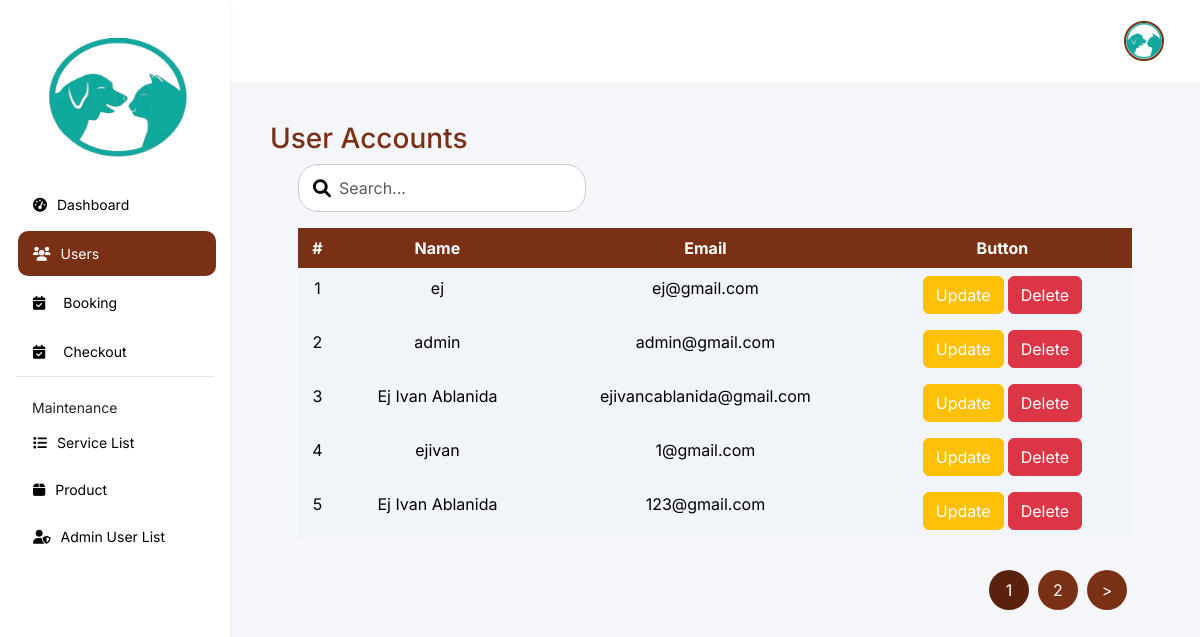
/features/admin/web/api/users.php (signed in), run on the app's committed database.
### tables this page shows
CREATE TABLE `users` (
  `id` int(11) NOT NULL,
  `name` varchar(100) NOT NULL,
  `email` varchar(100) NOT NULL,
  `password` varchar(255) NOT NULL,
  `created_at` timestamp NOT NULL DEFAULT current_timestamp(),
  `role` enum('user','admin','staff') NOT NULL DEFAULT 'user',
  `profile_picture` varchar(255) NOT NULL DEFAULT 'customer.jfif',
  `latitude` decimal(9,6) DEFAULT NULL,
  `longitude` decimal(9,6) DEFAULT NULL,
  `contact_number` varchar(15) DEFAULT NULL,
  `home_street` varchar(255) DEFAULT NULL,
  `address_search` varchar(255) DEFAULT NULL
);

### features/admin/function/php/users.php (the view, shortened to what this page needs)
<?php
include '../../../../db.php';
$recordsPerPage = 5;
$page = isset($_GET['page']) ? (int)$_GET['page'] : 1;
$page = max($page, 1);
$offset = ($page - 1) * $recordsPerPage;
$sql = "SELECT id, name, email FROM users LIMIT $recordsPerPage OFFSET $offset";
$result = $conn->query($sql);
if (!$result) {
    echo "Error: " . $conn->error;
} else {
    if ($result->num_rows > 0) {
        $count = $offset + 1;
        while ($row = $result->fetch_assoc()) {
            $id = $row['id'];
            echo "<tr>";
            echo "<td>$count</td>";
            echo "<td>" . htmlspecialchars($row['name']) . "</td>";
            echo "<td>" . htmlspecialchars($row['email']) . "</td>";
            echo "<td class='d-flex gap-1 justify-content-center'>";
            echo "<button class='btn btn-warning text-white' data-bs-toggle='modal' data-bs-target='#updateModal' data-id='$id' data-name='" . htmlspecialchars($row['name']) . "' data-email='" . htmlspecialchars($row['email']) . "'>Update</button>";
            echo "<form action='../../function/php/delete_user.php' method='POST'>";
            echo "<input type='submit' value='Delete' class='btn btn-danger' />";
            echo "</form>";
            echo "</td>";
            echo "</tr>";
            $count++;
        }
    } else {
        echo "<tr><td colspan='4'>No users found</td></tr>";
    }
}
?>
<link rel="stylesheet" href="https://cdnjs.cloudflare.com/ajax/libs/sweetalert/1.1.3/sweetalert.min.css">

### features/admin/css/app-req.css (style rules this page uses)
* { font-family: "Inter", sans-serif; font-optical-sizing: auto; font-style: normal; margin: 0; }
body { margin: 0; padding: 0; display: flex; }
.table-remove-borders th, .table-remove-borders td { border: none !important; white-space: nowrap; text-align: center; }
.table-remove-borders td { background-color: #F1F5F9 !important; }

### data on the page
users: name "ej", email "ej@gmail.com"
users: name "admin", email "admin@gmail.com"
users: name "Ej Ivan Ablanida", email "ejivancablanida@gmail.com"
users: name "ejivan", email "1@gmail.com"
users: name "Ej Ivan Ablanida", email "123@gmail.com"
